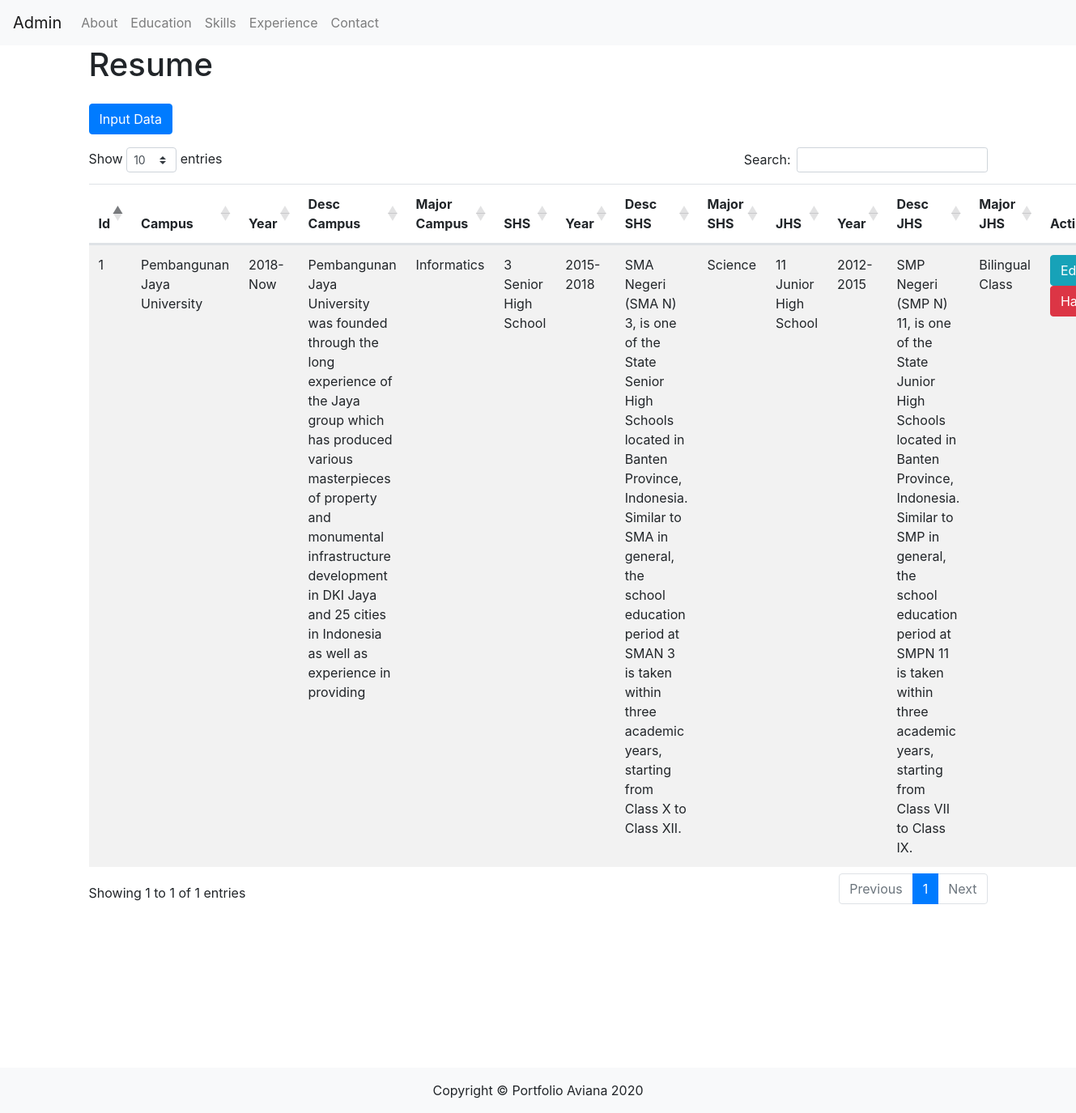
The app's page /admin/Aedu.php with its own data.
### tables this page shows
CREATE TABLE `education` (
  `id` int(11) NOT NULL,
  `kampus` varchar(225) NOT NULL,
  `tahun_kampus` varchar(25) NOT NULL,
  `des_kampus` varchar(255) NOT NULL,
  `major_kampus` varchar(100) NOT NULL,
  `sma` varchar(225) NOT NULL,
  `tahun_sma` varchar(25) NOT NULL,
  `des_sma` varchar(255) NOT NULL,
  `major_sma` varchar(100) NOT NULL,
  `smp` varchar(225) NOT NULL,
  `tahun_smp` varchar(25) NOT NULL,
  `des_smp` varchar(255) NOT NULL,
  `major_smp` varchar(100) NOT NULL
);

### admin/Aedu.php (the view, shortened to what this page needs)
<!DOCTYPE html>
<html lang="en">
<head>
     <link rel="stylesheet" href="https://stackpath.bootstrapcdn.com/bootstrap/4.5.2/css/bootstrap.min.css">
     <link rel="stylesheet" href="https://cdnjs.cloudflare.com/ajax/libs/twitter-bootstrap/4.5.2/css/bootstrap.css">
     <link rel="stylesheet" href="https://cdn.datatables.net/1.10.22/css/dataTables.bootstrap4.min.css">
</head>
<body>
    <?php
        include_once "header.php";
        include_once "koneksi.php";
    ?>
    <div class="container">
        <div class="row">
            <div class="col-md-12">
            <h1>Resume</h1>
            </div>
        </div>
        <div class="row mb-3 mt-3">
            <div class="col-md-12">
            <a href="data_edu.php" class="btn btn-primary">Input Data</a>
            </div>
        </div>
        <div class="row">
            <div class="col-md-12">
            <table id="listtable" class="table table-striped">
                <thead>
                    <tr>
                        <th>Id</th>
                        <th>Campus</th>
                        <th>Year</th>
                        <th>Desc Campus</th>
                        <th>Major Campus</th>
                        <th>SHS</th>
                        <th>Year</th>
                        <th>Desc SHS</th>
                        <th>Major SHS</th>
                        <th>JHS</th>
                        <th>Year</th>
                        <th>Desc JHS</th>
                        <th>Major JHS</th>
                        <th>Action</th>
                    </tr>
                </thead>
                <tbody>
    <?php
    $strSQL = "SELECT * FROM education";
    $runStrSQL = mysqli_query($conn,$strSQL);
    $jmlRowData = mysqli_num_rows($runStrSQL);
    if ($jmlRowData < 0){
        echo "<tr><td colspan='4'>Data Tidak Terdaftar Dalam Database</td></tr>";
    }
    else{
        while($row = mysqli_fetch_assoc($runStrSQL)){
    ?>
                    <tr>
                        <td><?php echo $row['id']?></td>
                        <td><?php echo $row['kampus']?></td>
                        <td><?php echo $row['tahun_kampus']?></td>
                        <td><?php echo $row['des_kampus']?></td>
                        <td><?php echo $row['major_kampus']?></td>
                        <td><?php echo $row['sma']?></td>
                        <td><?php echo $row['tahun_sma']?></td>
                        <td><?php echo $row['des_sma']?></td>
                        <td><?php echo $row['major_sma']?></td>
                        <td><?php echo $row['smp']?></td>
                        <td><?php echo $row['tahun_smp']?></td>
                        <td><?php echo $row['des_smp']?></td>
                        <td><?php echo $row['major_smp']?></td>
                        <td>
                            <a href="edit_edu.php?id=<?php echo $row['id'] ?>" class="btn btn-info">Edit</a>
                            <a class="btn btn-danger delete_data" id="<?php echo $row['id']?>-<?php echo $row['kampus']?>-<?php echo $row['tahun_kampus']?>-<?php echo $row['des_kampus']?>-<?php echo $row['major_kampus']?>-<?php echo $row['sma']?>-<?php echo $row['tahun_sma']?>-<?php echo $row['des_sma']?>-<?php echo $row['major_sma']?>-<?php echo $row['smp']?>-<?php echo $row['tahun_smp']?>-<?php echo $row['des_smp']?>-<?php echo $row['major_smp']?>" href="javascript:void(0);">Hapus</a>
                        </td>
                    </tr>
    <?php
        }
    }
    ?>
                </tbody>
            </table>
            </div>
        </div>
    </div>
    <?php
        include_once "footer.php";
    ?>
</body>
</html>

### records on screen
education: id "1", kampus "Pembangunan Jaya University", tahun_kampus "2018-Now", des_kampus "Pembangunan Jaya University was founded through the long experience of the Jaya group which has produced various masterpieces of property and monumental infrastructure development in DKI Jaya and 25 cities in Indonesia as well as experience in providing", major_kampus "Informatics", sma "3 Senior High School", tahun_sma "2015-2018", des_sma "SMA Negeri (SMA N) 3, is one of the State Senior High Schools located in Banten Province, Indonesia. Similar to SMA in general, the school education period at SMAN 3 is taken within three academic years, starting from Class X to Class XII.", major_sma "Science", smp "11 Junior High School", tahun_smp "2012-2015", des_smp "SMP Negeri (SMP N) 11, is one of the State Junior High Schools located in Banten Province, Indonesia. Similar to SMP in general, the school education period at SMPN 11 is taken within three academic years, starting from Class VII to Class IX.", major_smp "Bilingual Class"
